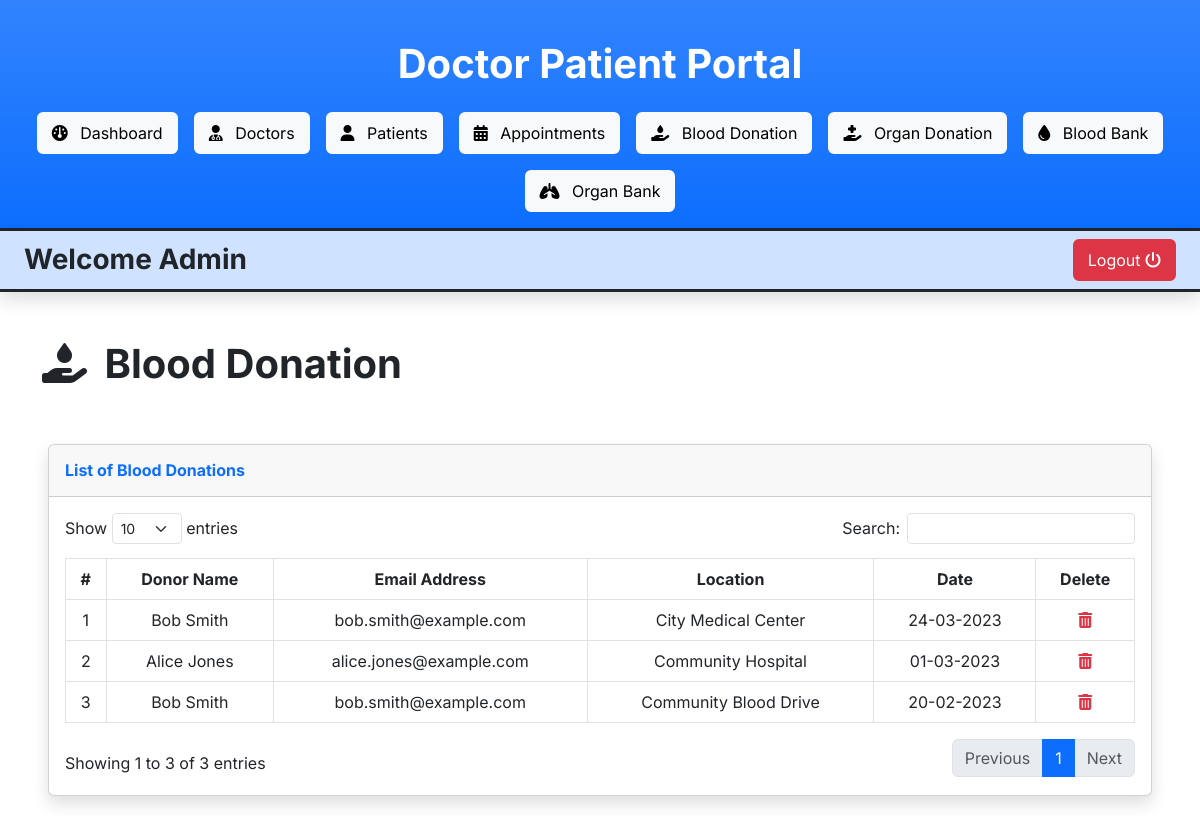
Before: /admin/blood-donation.php (signed in) with the older database file.
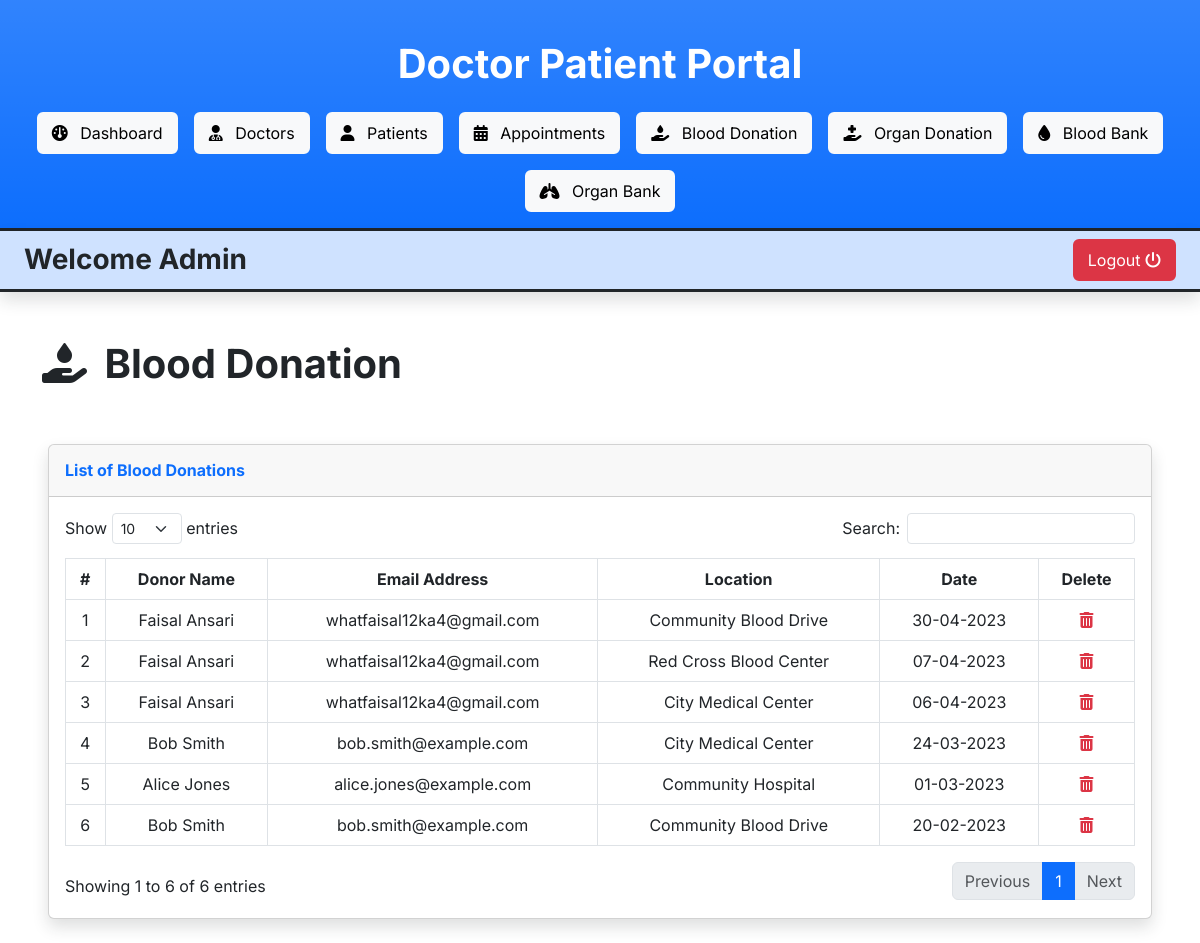
After: the same page with the newer database file.
### tables this page shows
CREATE TABLE `blood_donation` (
  `blood_donation_id` int(11) NOT NULL,
  `donor_id` int(11) NOT NULL,
  `location` varchar(255) NOT NULL,
  `donation_date` date NOT NULL
);

CREATE TABLE `patients` (
  `patient_id` int(11) NOT NULL,
  `first_name` varchar(255) NOT NULL,
  `last_name` varchar(255) NOT NULL,
  `email` varchar(255) NOT NULL,
  `password` varchar(255) NOT NULL,
  `dob` date NOT NULL,
  `gender` varchar(255) NOT NULL,
  `phone` varchar(255) NOT NULL,
  `address` varchar(255) NOT NULL,
  `dt` datetime NOT NULL DEFAULT current_timestamp()
);

### admin/blood-donation.php (the view, shortened to what this page needs)
<?php include("includes/header.php") ?>
<div class="container my-5 d-flex justify-content-between align-items-center">
    <h1><i class="fa-solid fa-hand-holding-droplet me-2"></i> Blood Donation</h1>
</div>
<div class="card shadow mb-4 mx-5">
    <div class="card-header py-3">
        <h6 class="m-0 font-weight-bold text-primary">List of Blood Donations</h6>
    </div>
    <div class="card-body">
        <div class="table-responsive">
            <table class="table table-bordered w-100 py-2 text-center" id="bloodTable">
                <thead>
                    <tr>
                        <th>#</th>
                        <th>Donor Name</th>
                        <th>Email Address</th>
                        <th>Location</th>
                        <th>Date</th>
                        <th>Delete</th>
                    </tr>
                </thead>
                <tbody>
                    <?php
                    $i = 1;
                    $query = mysqli_query($con, "SELECT blood_donation.*, patients.first_name, patients.last_name, patients.email FROM blood_donation JOIN patients ON blood_donation.donor_id = patients.patient_id ORDER BY donation_date DESC");
                    while ($row = mysqli_fetch_assoc($query)) {
                    ?>
                        <tr>
                            <td><?php echo $i ?></td>
                            <td><?php echo $row["first_name"] . " " . $row["last_name"] ?></td>
                            <td><?php echo $row["email"] ?></td>
                            <td><?php echo $row["location"] ?></td>
                            <td><?php echo date("d-m-Y", strtotime($row["donation_date"])) ?></td>
                            <td>
                                <a href="#deleteBloodDonation<?php echo $row['blood_donation_id'] ?>" data-bs-toggle="modal"><i class="fa-solid fa-trash-can text-danger"></i></a>
                            </td>
                        </tr>
                    <?php
                        $i++;
                    }
                    ?>
                </tbody>
            </table>
        </div>
    </div>
</div>
<?php include("includes/footer.php") ?>

Changed rows visible on the page:
added blood_donation: patients.first_name "Faisal", patients.last_name "Ansari", patients.email "whatfaisal12ka4@gmail.com", location "Community Blood Drive", donation_date "30-04-2023"
added blood_donation: patients.first_name "Faisal", patients.last_name "Ansari", patients.email "whatfaisal12ka4@gmail.com", location "Red Cross Blood Center", donation_date "07-04-2023"
added blood_donation: patients.first_name "Faisal", patients.last_name "Ansari", patients.email "whatfaisal12ka4@gmail.com", location "City Medical Center", donation_date "06-04-2023"
Other visible differences:
text written by a page script: "Show entries Search: Showing 1 to 3 of 3 entries Previous 1 Next" → "Show entries Search: Showing 1 to 6 of 6 entries Previous 1 Next"
